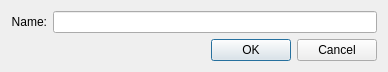
<?xml version="1.0" encoding="UTF-8"?>
<ui version="4.0">
 <class>Dialog</class>
 <widget class="QDialog" name="Dialog">
  <property name="geometry">
   <rect>
    <x>0</x>
    <y>0</y>
    <width>388</width>
    <height>68</height>
   </rect>
  </property>
  <property name="windowTitle">
   <string>Create Personality Trait</string>
  </property>
  <layout class="QFormLayout" name="formLayout">
   <item row="0" column="0">
    <widget class="QLabel" name="label">
     <property name="text">
      <string>Name:</string>
     </property>
     <property name="textFormat">
      <enum>Qt::PlainText</enum>
     </property>
     <property name="alignment">
      <set>Qt::AlignRight|Qt::AlignTrailing|Qt::AlignVCenter</set>
     </property>
     <property name="labelClass" stdset="0">
      <string>fieldName</string>
     </property>
    </widget>
   </item>
   <item row="0" column="1">
    <widget class="QLineEdit" name="nameLineEdit"/>
   </item>
   <item row="1" column="0" colspan="2">
    <widget class="QDialogButtonBox" name="buttonBox">
     <property name="orientation">
      <enum>Qt::Horizontal</enum>
     </property>
     <property name="standardButtons">
      <set>QDialogButtonBox::Cancel|QDialogButtonBox::Ok</set>
     </property>
    </widget>
   </item>
  </layout>
 </widget>
 <resources/>
 <connections>
  <connection>
   <sender>buttonBox</sender>
   <signal>accepted()</signal>
   <receiver>Dialog</receiver>
   <slot>accept()</slot>
   <hints>
    <hint type="sourcelabel">
     <x>248</x>
     <y>254</y>
    </hint>
    <hint type="destinationlabel">
     <x>157</x>
     <y>274</y>
    </hint>
   </hints>
  </connection>
  <connection>
   <sender>buttonBox</sender>
   <signal>rejected()</signal>
   <receiver>Dialog</receiver>
   <slot>reject()</slot>
   <hints>
    <hint type="sourcelabel">
     <x>316</x>
     <y>260</y>
    </hint>
    <hint type="destinationlabel">
     <x>286</x>
     <y>274</y>
    </hint>
   </hints>
  </connection>
 </connections>
</ui>
